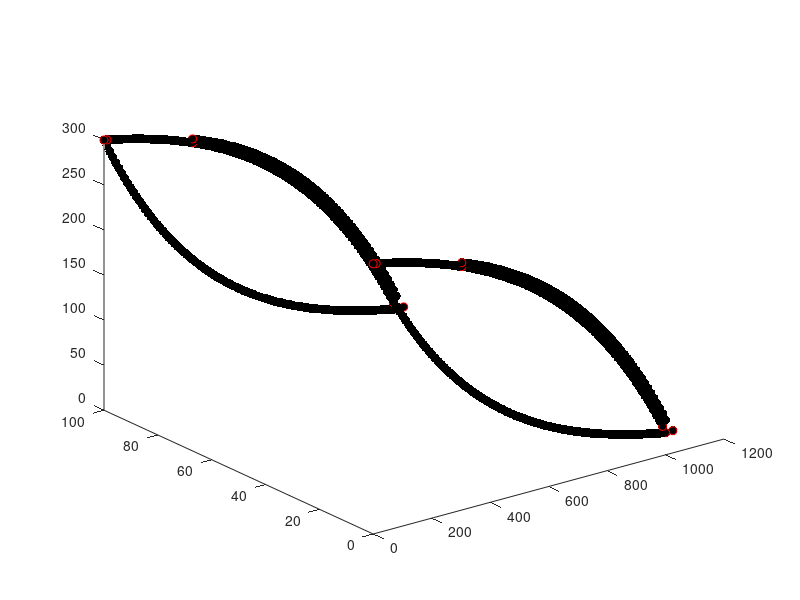

This figure's MATLAB source:
%% Here's how the node list is going to be set up:
%  . == basal nodes
%  o == surface nodes
% (xxx) == node # in node list 
%
%       o(2*b+s+1)____
%      /              ____
% (2*b+1)  .(b+1)         ---_____             
%    o____                         --------____   (2*b + 2*s)        
%  ./         ------_________                ----____o
%  1\____                    ___________________    / \. (2*b)
%        \__________                            ---o  /(2*b + s)
%                   -----------____________________\./ (b)
%
%%
clear;clf;
% first: what are you going to call this poly file?
str = 'lense3D_2.poly';

x_nodes = 100;                           % number nodes in X-dir
L = 1000;                                % length of domain in X-dir
x = linspace(0,L,x_nodes);               % X-dir


% simple testing:
% bas = zeros(length(x),1);
% srf = 100*ones(length(x),1);
% srf = srf(2:end-1);
% xsrf = x(2:end-1);

basal = 300*exp(-x/400);            % basal position function
a =  -28.3223;                      % ???
n_basal = 2.37e-03;                 % ???
c = 328.3223;                       % ???
surface = a*exp(n_basal*x)+c;       % surface position function
surface = surface(2:end-1);         % trimming the surface topo
x_surface = x(2:end-1);             % x corresponding to # surface pts.
%% dz determination

debris_start = 300;
debris_thickness = 10;
xmax = max(x);


xdebris = x(x > debris_start);
zdebris = [surface(x_surface > debris_start) basal(end)];

%find the slope of the debris thickness increase
m = debris_thickness/(xmax - debris_start);
dz = m*xdebris; %y = mx, equal to thickness of debris on top of surface

zdebris = zdebris + dz; 
debris_end = [debris_thickness+xmax, basal(end)]; %[x, z]

xdebris = [xdebris debris_end(1)+1.5*debris_thickness]; %Make it a bit extra thick at the base by adding 1.5* debris thickness to x value
zdebris = [zdebris debris_end(2)];

glacier_width = 100;                        % width between Y0 / Y1 faces

n_basal = length(basal);        %num basal nodes
n_surface = length(surface);    %num surface nodes
n_debris = length(xdebris);

% useful corner nodes:

b1 = 1;
b2 = n_basal;
b3 = n_basal+1;
b4 = 2*n_basal;

s1 = 2*n_basal + 1;
s2 = 2*n_basal + n_surface;
s3 = 2*n_basal + n_surface + 1;
s4 = 2*n_basal + 2*n_surface;

d1 = 2*n_basal + 2*n_surface + 1;
d2 = 2*n_basal + 2*n_surface + n_debris;
d3 = 2*n_basal + 2*n_surface + n_debris + 1;
d4 = 2*n_basal + 2*n_surface + 2*n_debris;

ds1 = 2*n_basal + n_surface - n_debris + 3;
ds2 = 2*n_basal + 2*n_surface - n_debris + 3;

corners = [b1 b2 b3 b4 s1 s2 s3 s4 d1 d2 d3 d4 ds1 ds2];

%% ---------------------------- NODES ----------------------------------%%
nodes = NaN*ones(n_basal+n_basal+n_surface+n_surface+2*length(zdebris), 4);       % empty node matrix to be filled in

% BASAL nodes: ------------------------------------------------------------
% front side (step one, 1 to b):
for i = 1 : n_basal
    ii = i;
    nodes(i,1) = i;                 % this is the node number
    nodes(i,2) = x(ii);             % x
    nodes(i,3) = glacier_width;     % y, front face
    nodes(i,4) = basal(ii);         % z, basal
end;
% back side: (note the loop counter) (step two, b+1 to 2b)
for i = (n_basal+1) : (2*n_basal)
    ii = i-n_basal;
    nodes(i,1) = i;                 % this is the node number
    nodes(i,2) = x(ii);             % x
    nodes(i,3) = 0;                 % y, back face
    nodes(i,4) = basal(ii);           % z, basal
end;

% SURFACE nodes: ----------------------------------------------------------
% front side: (step 4, 2b+1 to 2b+s)
for i = (2*n_basal) + 1 : (2*n_basal) + n_surface
    ii = i-2*n_basal;
    nodes(i,1) = i;                 % this is the node number
    nodes(i,2) = x_surface(ii);          % x
    nodes(i,3) = glacier_width;                 % y, back face
    nodes(i,4) = surface(ii);           % z, surface
end;
% back side (bounds of loop are written this way for clarity): (step 5,
% 2b+s+1 to 2b+2s)
for i = (2*n_basal + n_surface) + 1 : (2*n_basal + 2*n_surface)
    ii = i-(2*n_basal)-n_surface;
    nodes(i,1) = i;                 % this is the node number
    nodes(i,2) = x_surface(ii);          % x
    nodes(i,3) = 0;                 % y, back face
    nodes(i,4) = surface(ii);           % z, surface
end;

% DEBRIS nodes: ----------------------------------------------------------
% front side:
for i = (2*n_basal + 2*n_surface) + 1 : (2*n_basal + 2*n_surface) + n_debris
    ii = i-2*n_basal-2*n_surface;               %incrementing through this section only
    nodes(i,1) = i;                 % this is the node number
    nodes(i,2) = xdebris(ii);     % x location of this node
    nodes(i,3) = glacier_width;     % y set to glacier width for all nodes
    nodes(i,4) = zdebris(ii);       % z, surface (I think this should be debris surface)
end;
% back side (bounds of loop are written this way for clarity):
for i = (2*n_basal + 2*n_surface + n_debris) + 1 : (2*n_basal + 2*n_surface) + 2*n_debris
    ii = i-(2*n_basal)-2*n_surface-n_debris; % incrementing through this section only
    nodes(i,1) = i;                 % this is the node number
    nodes(i,2) = xdebris(ii);     % x
    nodes(i,3) = 0;                 % y, back face
    nodes(i,4) = zdebris(ii);       % z, surface
end;

% PLOT for sanity check:
plot3(nodes(:,2)  ,nodes(:,3)  ,nodes(:,4),'k.', 'MarkerSize', 20); hold on;
plot3(nodes(corners,2)  ,nodes(corners,3)  ,nodes(corners,4),'ro'); hold on;

%% ---------------------------- FACETS ---------------------------------%%

% Z0 (basal) --------------------------------------------------------------
% z0 face first: you will have (b-1) quadrilateral faces
z0header = NaN*ones(n_basal-1,3); % 3 numbers make up a header
z0facets = NaN*ones(n_basal-1,5); % 1 number saying the number of nodes we'll have
                            % and 4 nodes comprising the actual facet
flag = 16;                  % Z0 flag;
                

for f = 1 : n_basal-1
                             % Here's what the header means:
    z0header(f,1) = 1;       % "1 facet follows this header"
    z0header(f,2) = 0;       % "with 0 attributes"?
    z0header(f,3) = flag;    % "and this (Z0 = 16) flag"

    z0facets(f,1) = 4;      % # of points to follow (4, it's a quadrilateral)
                            % "listed in this order" (follows right-hand
                            % rule, normal vector OUTWARD):
    z0facets(f,2) = f+1;             %   b+f----b+f+1
    z0facets(f,3) = f;               %   |   Z0   |
    z0facets(f,4) = f+n_basal;       %   |        |
    z0facets(f,5) = f+1+n_basal;     %   f------f+1
end;

% Z1 ice (surface) ------------------------------------------------------------
% z1 face next: you will have (s-1) + 1 (left side) + 1 (right side) quadrilateral faces
z1header = NaN*ones(1 + n_surface-1 + 1 ,3); % 3 numbers make up a header
z1facets = NaN*ones(1 + n_surface-1 + 1 ,4); % 1 number saying the number of nodes we'll have
                            % and 4 nodes comprising the actual facet
flag = 32;                  % Z1 flag;

% start w/ left side
z1header(1,1) = 1;
z1header(1,2) = 0;
z1header(1,3) = flag;

z1facets(1,1) = 4;                          %  (b+1)     (2b+s+1)
z1facets(1,2) = 1;                            %  ._________o
z1facets(1,3) = 2*n_basal + 1;                %  |         |
z1facets(1,4) = 2*n_basal + n_surface + 1;    %  |(1)      |
z1facets(1,5) = n_basal + 1;                  %  ._________o (2b+1)

counter = 2; % start after the first facet listed above

% loop over surface
for f = (2*n_basal + 1) : (2*n_basal + n_surface) - 1
    
                             % Here's what the header means:
    z1header(counter,1) = 1;       % "1 facet follows this header"
    z1header(counter,2) = 0;       % "with 0 attributes"?
    if (f >= ds1)
        flag = 0;
    end
    z1header(counter,3) = flag;    % "and this (Z0 = 16) flag"


    z1facets(counter,1) = 4;      % # of points to follow 
                            % "listed in this order" (follows right-hand
                            % rule, normal vector OUTWARD):
    z1facets(counter,2) = f;                %   f+s----f+s+1
    z1facets(counter,3) = f+1;              %   |        |
    z1facets(counter,4) = f+n_surface+1;    %   |        |
    z1facets(counter,5) = f+n_surface;      %   f------f+1
    
    counter = counter + 1;
end;

% end w/ right side
z1header(end,1) = 1;
z1header(end,2) = 0;
z1header(end,3) = flag;

z1facets(end,1) = 4;                            %  (2b+2s)   (2b)
z1facets(end,2) = n_basal;                      %  o_________.
z1facets(end,3) = 2*n_basal;                    %  |         |
z1facets(end,4) = 2*n_basal + 2*n_surface;      %  |(2b+s)   |
z1facets(end,5) = 2*n_basal + n_surface;        %  o_________. (b)

% Z1 debris (surface) ------------------------------------------------------------
% z1 face next: you will have (s-1) + 1 (left side) + 1 (right side) quadrilateral faces
z1debris_header = NaN*ones(1 + n_debris-1  ,3); % 3 numbers make up a header
z1debris_facets = NaN*ones(1 + n_debris-1  ,4); % 1 number saying the number of nodes we'll have
                            % and 4 nodes comprising the actual facet
flag = 32;                  % Z1 flag;

% start w/ left side
z1debris_header(1,1) = 1;
z1debris_header(1,2) = 0;
z1debris_header(1,3) = flag;

z1debris_facets(1,1) = 4;                          
z1debris_facets(1,2) = ds1-1;                         
z1debris_facets(1,3) = d1;                
z1debris_facets(1,4) = d3;   
z1debris_facets(1,5) = ds2-1;                 

counter = 2; % start after the first facet listed above

% loop over surface
for f = d1 : d2 - 1
    
                             % Here's what the header means:
    z1debris_header(counter,1) = 1;       % "1 facet follows this header"
    z1debris_header(counter,2) = 0;       % "with 0 attributes"?
    z1debris_header(counter,3) = flag;    % "and this (Z0 = 32) flag"


    z1debris_facets(counter,1) = 4;      % # of points to follow 
                            % "listed in this order" (follows right-hand
                            % rule, normal vector OUTWARD):
    z1debris_facets(counter,2) = f;                %   f+s----f+s+1
    z1debris_facets(counter,3) = f+1;              %   |        |
    z1debris_facets(counter,4) = f+n_debris+1;     %   |        |
    z1debris_facets(counter,5) = f+n_debris;       %   f------f+1
    
    counter = counter + 1;
end;



% Y0 (front side) ---------------------------------------------------------
% on the front side you'll have (s-1) quadrilateral elements and (2)
% triangular elements (on the left and right sides -- deal w/ those last)
y0header = NaN*ones(n_surface-1,3); % 3 numbers make up a header
y0facets = NaN*ones(n_surface-1,5); % 1 number saying the number of nodes we'll have
                            % and 4 nodes comprising the actual facet
flag = 4;                   % Y0 flag;


% this is a really important array: 
%   the 1st column are front basal node numbers excluding the ends
%   the 2nd column are front surface node numbers:
indices = [[2:n_basal-1]' [2*n_basal+1:2*n_basal+n_surface]']; % call it I in the pic below

for f = 1 : n_surface-1
    y0header(f,1) = 1;
    y0header(f,2) = 0;
    y0header(f,3) = flag;

    y0facets(f,1) = 4;                   %  I(f,2)   I(f+1,2)
    y0facets(f,2) = indices(f,1);        %  o_________o
    y0facets(f,3) = indices(f+1,1);      %  |         |
    y0facets(f,4) = indices(f+1,2);      %  |I(f,1)   |
    y0facets(f,5) = indices(f,2);        %  ._________. I(f+1,1)
end

% Y1 (back side) ;) -------------------------------------------------------
% on the back side you'll have (s-1) quadrilateral elements and (2)
% triangular elements (on the left and right sides -- deal w/ those last)
y1header = NaN*ones(n_surface-1,3); % 3 numbers make up a header
y1facets = NaN*ones(n_surface-1,5); % 1 number saying the number of nodes we'll have
                            % and 4 nodes comprising the actual facet
flag = 8;                   % Y1 flag;


% this is a really important array: 
%   the 1st column are front basal node numbers excluding the ends
%   the 2nd column are front surface node numbers: (should maybe say "back"
%   not "front"?
indices = [[n_basal+2:n_basal+n_basal-1]' [2*n_basal+n_surface+1:2*n_basal+2*n_surface]']; % call it I in the pic below

for f = 1 : n_surface-1
    y1header(f,1) = 1;
    y1header(f,2) = 0;
    y1header(f,3) = flag;               % Note that outward normal is INTO
                                        % page for this order:
    y1facets(f,1) = 4;                  %  I(f,2)   I(f+1,2)
    y1facets(f,2) = indices(f+1,1);     %  o_________o
    y1facets(f,3) = indices(f,1);       %  |         |
    y1facets(f,4) = indices(f,2);       %  |I(f,1)   |
    y1facets(f,5) = indices(f+1,2);     %  ._________. I(f+1,1)
end

% Y0 / Y1 TRIANGULAR FACETS ON LEFT AND RIGHT SIDE ------------------------
% there are 4 of these

yTRIhead = NaN*ones(4,3);
yTRIface = NaN*ones(4,4); % now we have 3 pts defining a facet, so 4 cols

% Y0 (front) triangles
flag = 4;

% left:
yTRIhead(1,:) = [1 0 flag];
yTRIface(1,:) = [3      1       2       (2*n_basal+1)];    
% right:
yTRIhead(2,:) = [1 0 flag];
yTRIface(2,:) = [3      (n_basal-1)   n_basal       (2*n_basal+n_surface)];      

% Y1 (back) triangles 
flag = 8;

% left:
yTRIhead(3,:) = [1 0 flag];
yTRIface(3,:) = [3      (n_basal+2)   (n_basal+1)   (2*n_basal+n_surface+1)];    
% right:
yTRIhead(4,:) = [1 0 flag];
yTRIface(4,:) = [3      (2*n_basal)   (2*n_basal-1) (2*n_basal+2*n_surface)];

%% DEBRIS FACETS left / right side -----------------------------------------
% Y0D (front debris side) -------------------------------------------------
% on the front side you'll have (d-1) quadrilateral elements and (2)
% triangular elements (on the left and right sides -- deal w/ those last)
% 
% debhead = NaN*ones(2,3);
% debface = NaN*ones(2,5);
% % there are only 2 facets for an inner debris band
% % left:
% debhead(1,:) = [1 0 0]; % there is no boundary flag for an internal facet
% debface(1,:) = [4 nbl(1) nbl(2) nsl(2) nsl(1)];
% 
% % right:
% debhead(2,:) = [1 0 0]; % there is no boundary flag for an internal facet
% debface(2,:) = [4 nbr(1) nbr(2) nsr(2) nsr(1)];

flag = 4;                   % Y0 flag;

% this is a really important array: 
%   the 1st column are front surface nodes excluding those before the
%   debris and at the ends
%   the 2nd column are the debris surface nodes excluding the start and the
%   end?
surf_indices = [(ds1:s2) b2]; %+1 for indexing, +1 to skip the first
debris_indices = [d1:d2-1]; %+1 for indexing, +1 to skip the first 

indices = [surf_indices' debris_indices']; % call it I in the pic below

%preallocate
y0header_debris = NaN*ones(length(indices)-1,3);
y0facets_debris = NaN*ones(length(indices)-1,5);

% Debris Y0
for f = 1 : length(indices)-1
    y0header_debris(f,1) = 1;
    y0header_debris(f,2) = 0;
    y0header_debris(f,3) = flag;

    y0facets_debris(f,1) = 4;                   %  I(f,2)   I(f+1,2)
    y0facets_debris(f,2) = indices(f,1);        %  o_________o
    y0facets_debris(f,3) = indices(f+1,1);      %  |         |
    y0facets_debris(f,4) = indices(f+1,2);      %  |I(f,1)   |
    y0facets_debris(f,5) = indices(f,2);        %  ._________. I(f+1,1)
end


% Y1D (back debris side) -------------------------------------------------
% on the front side you'll have (d-1) quadrilateral elements and (2)
% triangular elements (on the left and right sides -- deal w/ those last)
flag = 8;                   % Y1 flag;


% this is a really important array: 
%   the 1st column are front surface nodes excluding those before the
%   debris and at the ends
%   the 2nd column are the debris surface nodes excluding the start and the
%   end?

surf_indices = [(ds2:s4) b4];
debris_indices = [d3:d4-1];

indices = [surf_indices' debris_indices']; % call it I in the pic below

%preallocate
y1header_debris = zeros(length(indices)-1,3);
y1facets_debris = zeros(length(indices)-1,5);

% Debris Y0
for f = 1 : length(indices)-1
    y1header_debris(f,1) = 1;
    y1header_debris(f,2) = 0;
    y1header_debris(f,3) = flag;

    y1facets_debris(f,1) = 4;                   %  I(f,2)   I(f+1,2)
    y1facets_debris(f,2) = indices(f,1);        %  o_________o
    y1facets_debris(f,3) = indices(f+1,1);      %  |         |
    y1facets_debris(f,4) = indices(f+1,2);      %  |I(f,1)   |
    y1facets_debris(f,5) = indices(f,2);        %  ._________. I(f+1,1)
end

%% Figure out debris layer triangular facets

% Y0D / Y1D TRIANGULAR FACETS ON LEFT AND RIGHT SIDE ----------------------
% there are 4 of these

yTRIhead_debris = NaN*ones(4,3);
yTRIface_debris = NaN*ones(4,4); % now we have 3 pts defining a facet, so 4 cols

% Y0 (front) triangles
flag = 4;

% left:
yTRIhead_debris(1,:) = [1 0 flag];
yTRIface_debris(1,:) = [3  ds1-1 ds1 d1]; %not sure what the first numbers are here
% right:
yTRIhead_debris(2,:) = [1 0 flag];
yTRIface_debris(2,:) = [3 b2 d2 d2-1]; %what does the 3 mean

% Y1 (back) triangles 
flag = 8;

% left:
yTRIhead_debris(3,:) = [1 0 flag];
yTRIface_debris(3,:) = [3 ds2-1 d3 ds2];    
% right:
yTRIhead_debris(4,:) = [1 0 flag];
yTRIface_debris(4,:) = [3  d4-1 d4 b4];

%% BECAUSE C++ / TETGEN LIBRARY NUMBER EVERYTHING STARTING FROM 0, WE 
%  SUBTRACT 1 EVERYWHERE.

% concatenate all the header / facet lists for QUADRILATERAL ELEMENTS:
header4 = [z0header;
          z1header;
          z1debris_header;
          y0header;
          y1header;
          y0header_debris;
          y1header_debris];

facets4 = [z0facets;
          z1facets;
          z1debris_facets;
          y0facets;
          y1facets;
          y0facets_debris;
          y1facets_debris];

tri_facets = [yTRIface;
              yTRIface_debris];
          
tri_headers = [yTRIhead;
               yTRIhead_debris];

      
% now subtract 1 from the node list:
nodes(:,1) = nodes(:,1) - 1;
% now subtract 1 from the facets4 and yTRIface and yTRIface_debris lists:
facets4 (:,2:5) = facets4 (:,2:5) - 1;
tri_facets(:,2:4) = tri_facets(:,2:4) - 1;


%% NOW WE WRITE TO FILE
format short g
fid = fopen(str,'w');

% node header:
fmt    = '%d %d %d %d\n';
header = [length(nodes) 3   0   0];
fprintf(fid, fmt, header);

% write nodes:
fmt    = '%d %f %f %f\n';
for n = 1:length(nodes)
    fprintf(fid, fmt, nodes(n,:));
end;

% facet header:
n_facets = length(header4) + length(tri_headers); %why are we counting facets by headers
header = [n_facets 1];
fmt    = '%d %d\n';
fprintf(fid, fmt, header);

% write quadrilateral facets 
% (alternate header and facet row by row)
n_quads = length(header4);
fmthead  = '%d %d %d\n';
fmtfacet = '%d %d %d %d %d\n';
for n = 1:n_quads
    fprintf(fid, fmthead , header4(n,:));
    fprintf(fid, fmtfacet, facets4(n,:));
end;

% same for triangular elements:
n_tris = length(tri_headers);
fmtfacet = '%d %d %d %d\n';
for n = 1:n_tris
    fprintf(fid, fmthead , tri_headers(n,:));
    fprintf(fid, fmtfacet, tri_facets(n,:));
end;

% our mesh has 0 holes:
fprintf(fid, '%d\n', 0);

% number of regions?
REGIONS = 2; % ICE --- ROCK --- ICE
fprintf(fid, '%d\n', REGIONS);

% region description:
%         [region #     x0        y0                z0      nmat    maximum elem. size]
regions = [0            mean(x)   glacier_width/2   100     0           1e9;
           1            mean(x)   glacier_width/2   240     1           1e9];

fmt = '%d %f %f %f %d %f\n';
for n = 1:REGIONS
    fprintf(fid,fmt,regions(n,:));
end;
fclose(fid);
      












































